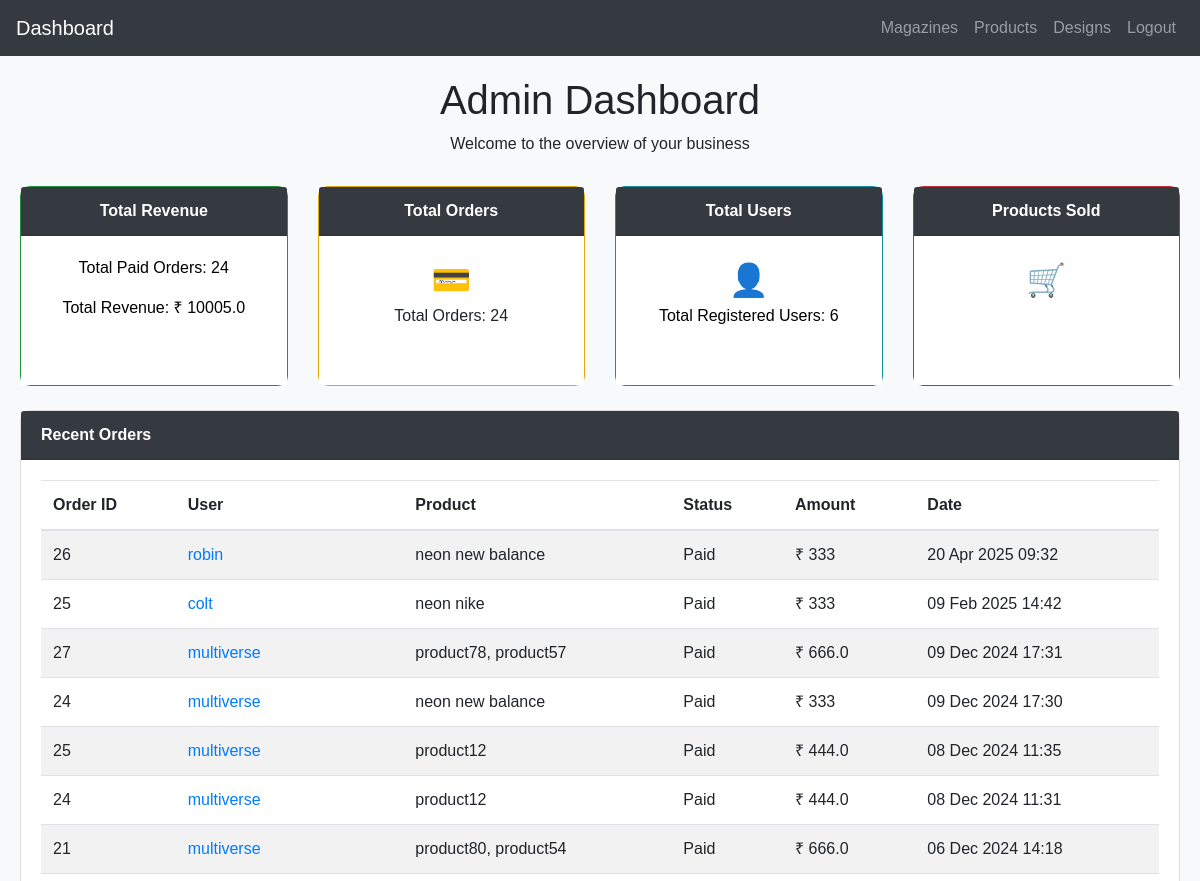
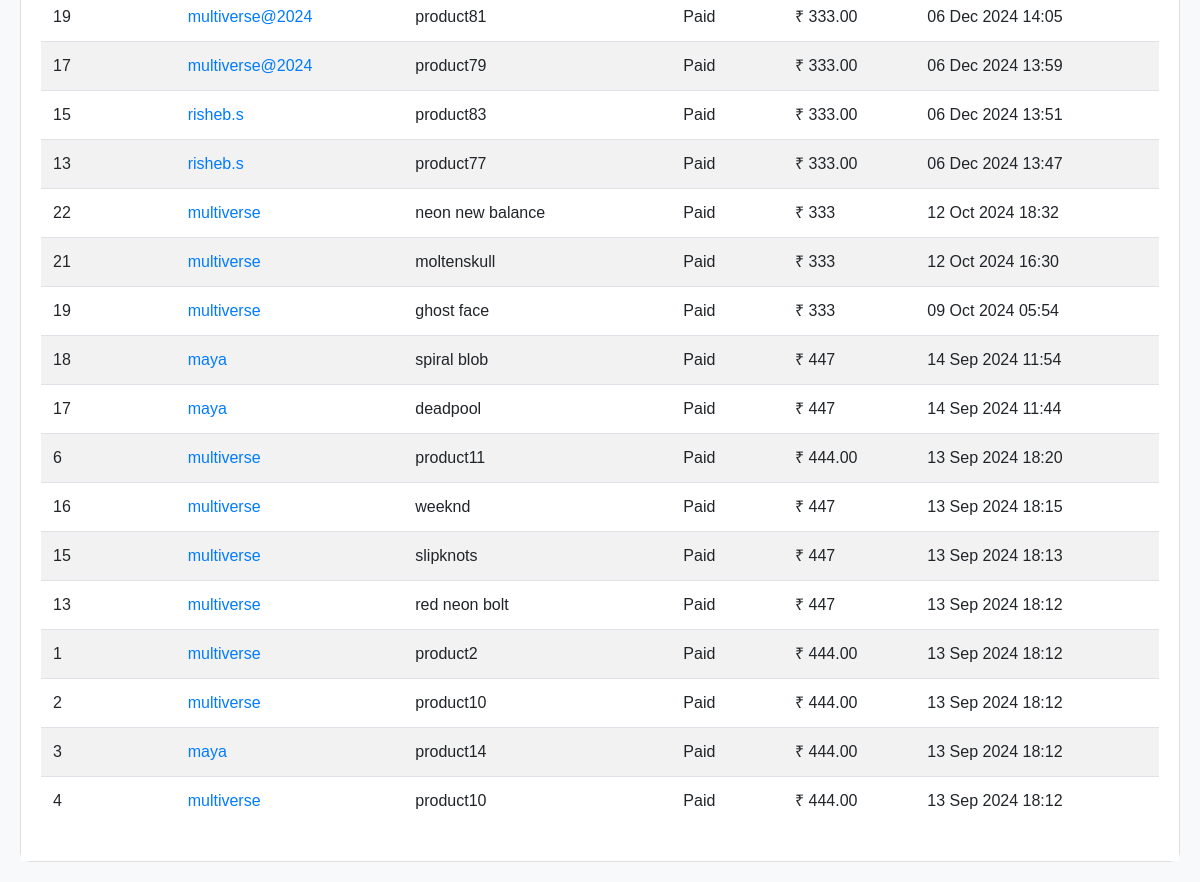
/dashboard/, run on the app's committed database (2 pictures, top to bottom).
### productapp/models.py (models this page shows, shortened)
class OrderDesign(models.Model):
     user=models.ForeignKey(User,on_delete=models.CASCADE)
     info=models.ForeignKey(UserProfile,on_delete=models.CASCADE)
     design_name = models.CharField(max_length=255)
     designcolor = models.CharField(max_length=225)
     designsize = models.CharField(max_length=225)
     amount = models.CharField(max_length=10)
     payment_id = models.CharField(max_length=100)
     paid = models.BooleanField(default=False)
     order_confirmed = models.BooleanField(default=True)
     shipped = models.BooleanField(default=False)
     delivered = models.BooleanField(default=False)
     created_at = models.DateTimeField(auto_now_add=True)

class OrderCart(models.Model):
     user=models.ForeignKey(User,on_delete=models.CASCADE)
     info=models.ForeignKey(UserProfile,on_delete=models.CASCADE)
     product_name = models.CharField(max_length=255)
     color = models.CharField(max_length=225)
     size = models.CharField(max_length=225)
     amount = models.CharField(max_length=10)
     payment_id = models.CharField(max_length=100)
     paid = models.BooleanField(default=False)
     order_confirmed = models.BooleanField(default=True)
     shipped = models.BooleanField(default=False)
     delivered = models.BooleanField(default=False)
     created_at = models.DateTimeField(auto_now_add=True)

### productapp/views.py (the view)
# urls.py: path('dashboard/', views.dashboard, name='dashboard'),
def dashboard(request):
    user_count = User.objects.count()
    cart_order_count = OrderCart.objects.filter(paid=True).count()
    design_order_count = OrderDesign.objects.filter(paid=True).count()
    total_orders = cart_order_count + design_order_count
    cart_orders = OrderCart.objects.filter(paid=True)
    design_orders = OrderDesign.objects.filter(paid=True)
    for order in cart_orders:
        order.order_type = "OrderCart"
    for order in design_orders:
        order.order_type = "OrderDesign"
    all_orders = sorted(
        chain(cart_orders, design_orders),
        key=lambda order: order.created_at,
        reverse=True
    )
    cart_revenue = (
        OrderCart.objects.filter(paid=True)
        .aggregate(total=Sum(F('amount'), output_field=FloatField()))['total'] or 0
    )
    design_revenue = (
        OrderDesign.objects.filter(paid=True)
        .aggregate(total=Sum(F('amount'), output_field=FloatField()))['total'] or 0
    )
    total_paid_orders = cart_order_count + design_order_count
    total_revenue = float(cart_revenue) + float(design_revenue)
    return render(request, 'dashboard.html', {
        'orders': all_orders,
        'user_count': user_count,
        'total_orders': total_orders,
        'total_paid_orders': total_paid_orders,
        'total_revenue': total_revenue
    })

### templates/dashboard.html (shortened to what this page needs)
<!DOCTYPE html>
<html lang="en">
<head>
    <link href="https://stackpath.bootstrapcdn.com/bootstrap/4.5.2/css/bootstrap.min.css" rel="stylesheet">
</head>
<body>
    <nav class="navbar navbar-expand-lg navbar-dark bg-dark">
        <a class="navbar-brand" href="#">Dashboard</a>
        <div class="collapse navbar-collapse" id="navbarNav">
          <ul class="navbar-nav ml-auto">
            <li class="nav-item">
              <a class="nav-link" href="#">Magazines</a>
            </li>
            <li class="nav-item">
              <a class="nav-link" href="{% url 'productapp:admin_shop_view' %}">Products</a>
            </li>
            <li class="nav-item">
              <a class="nav-link" href="{% url 'productapp:admin_product_view' %}">Designs</a>
            </li>
            <li class="nav-item">
              <a class="nav-link" href="#">Logout</a>
            </li>
          </ul>
        </div>
      </nav>
    <div class="container-fluid">
        <div class="dashboard-header">
            <h1>Admin Dashboard</h1>
            <p>Welcome to the overview of your business</p>
        </div>
        <div class="row">
            <div class="col-lg-3 col-md-6 mb-4">
                <div class="card revenue-card">
                    <div class="card-header text-center">Total Revenue</div>
                    <div class="card-body text-center">
                        <p>Total Paid Orders: {{ total_paid_orders }}</p>
                         <p>Total Revenue: ₹ {{ total_revenue }}</p>
                    </div>
                </div>
            </div>
            <div class="col-lg-3 col-md-6 mb-4">
                <div class="card orders-card">
                    <div class="card-header text-center">Total Orders</div>
                    <div class="card-body text-center">
                        <span class="stats-icon">&#128179;</span>
                        <p>Total Orders: {{ total_orders }}</p>
                    </div>
                </div>
            </div>
            <div class="col-lg-3 col-md-6 mb-4">
                <div class="card users-card">
                    <div class="card-header text-center">Total Users</div>
                    <div class="card-body text-center">
                        <span class="stats-icon">&#128100;</span>
                        <p>Total Registered Users: {{ user_count }}</p>
                    </div>
                </div>
            </div>
            <div class="col-lg-3 col-md-6 mb-4">
                <div class="card products-card">
                    <div class="card-header text-center">Products Sold</div>
                    <div class="card-body text-center">
                        <span class="stats-icon">&#128722;</span>
                        <h2>645</h2>
                    </div>
                </div>
            </div>
        </div>
        <div class="row">
            <div class="col-12">
                <div class="card">
                    <div class="card-header">Recent Orders</div>
                    <div class="card-body">
                        <table class="table table-striped table-responsive-md">
                            <thead>
                                <tr>
                                    <th>Order ID</th>
                                    <th>User</th>
                                    <th>Product</th>
                                    <th>Status</th>
                                    <th>Amount</th>
                                    <th>Date</th>
                                </tr>
                            </thead>
                            <tbody>
                                {% for order in orders %}
                                    <tr>
                                        <td>{{ order.id }}</td>
                                        <td>
                                            <a href="{% url 'productapp:admin_order_detail' order.id order.order_type %}">
                                            {{ order.user.username }}
                                         </a>
                                        </td>
                                        {% if order.product_name %}
                                            <td>{{ order.product_name }}</td>
                                        {% else %}
                                            <td>{{ order.design_name }}</td>
                                        {% endif %}
                                        <td>{{ order.paid|yesno:"Paid,Pending" }}</td>
                                        <td>₹ {{ order.amount }}</td>
                                        <td>{{ order.created_at|date:"d M Y H:i" }}</td>
                                    </tr>
                                {% empty %}
                                    <tr>
                                        <td colspan="6" class="text-center">No orders found.</td>
                                    </tr>
                                {% endfor %}
                            </tbody>
                        </table>
                    </div>
                </div>
            </div>
        </div>
    </div>
</body>
</html>

### templates/dashboard.html (style rules this page uses)
body { background-color: #f8f9fa; font-family: Arial, sans-serif; }
.container-fluid { padding: 20px; }
.dashboard-header { text-align: center; margin-bottom: 30px; }
.card { border-radius: 10px; }
.card-header { font-weight: bold; background-color: #343a40; color: white; border-radius: 10px 10px 0 0; }
.card-body { background-color: #ffffff; }
.stats-icon { font-size: 2rem; }
.revenue-card { background-color: #28a745; color: rgb(0, 0, 0); height:200px; }
.orders-card { background-color: #ffc107; height:200px; }
.users-card { background-color: #17a2b8; color: black; height:200px; }
.products-card { background-color: #dc3545; color: white; height:200px; }

### data on the page
OrderDesign: id "26", user.username "robin", design_name "neon new balance", paid "Paid", amount "333", created_at "20 Apr 2025 09:32"
OrderDesign: id "25", user.username "colt", design_name "neon nike", paid "Paid", amount "333", created_at "09 Feb 2025 14:42"
OrderCart: id "27", user.username "multiverse", product_name "product78, product57", paid "Paid", amount "666.0", created_at "09 Dec 2024 17:31"
OrderDesign: id "24", user.username "multiverse", design_name "neon new balance", paid "Paid", amount "333", created_at "09 Dec 2024 17:30"
OrderCart: id "25", user.username "multiverse", product_name "product12", paid "Paid", amount "444.0", created_at "08 Dec 2024 11:35"
OrderCart: id "24", user.username "multiverse", product_name "product12", paid "Paid", amount "444.0", created_at "08 Dec 2024 11:31"
OrderCart: id "21", user.username "multiverse", product_name "product80, product54", paid "Paid", amount "666.0", created_at "06 Dec 2024 14:18"
OrderCart: id "19", user.username "multiverse@2024", product_name "product81", paid "Paid", amount "333.00", created_at "06 Dec 2024 14:05"
OrderCart: id "17", user.username "multiverse@2024", product_name "product79", paid "Paid", amount "333.00", created_at "06 Dec 2024 13:59"
OrderCart: id "15", user.username "risheb.s", product_name "product83", paid "Paid", amount "333.00", created_at "06 Dec 2024 13:51"
OrderCart: id "13", user.username "risheb.s", product_name "product77", paid "Paid", amount "333.00", created_at "06 Dec 2024 13:47"
OrderDesign: id "22", user.username "multiverse", design_name "neon new balance", paid "Paid", amount "333", created_at "12 Oct 2024 18:32"
OrderDesign: id "21", user.username "multiverse", design_name "moltenskull", paid "Paid", amount "333", created_at "12 Oct 2024 16:30"
OrderDesign: id "19", user.username "multiverse", design_name "ghost face", paid "Paid", amount "333", created_at "09 Oct 2024 05:54"
OrderDesign: id "18", user.username "maya", design_name "spiral blob", paid "Paid", amount "447", created_at "14 Sep 2024 11:54"
OrderDesign: id "17", user.username "maya", design_name "deadpool", paid "Paid", amount "447", created_at "14 Sep 2024 11:44"
OrderCart: id "6", user.username "multiverse", product_name "product11", paid "Paid", amount "444.00", created_at "13 Sep 2024 18:20"
OrderDesign: id "16", user.username "multiverse", design_name "weeknd", paid "Paid", amount "447", created_at "13 Sep 2024 18:15"
OrderDesign: id "15", user.username "multiverse", design_name "slipknots", paid "Paid", amount "447", created_at "13 Sep 2024 18:13"
OrderDesign: id "13", user.username "multiverse", design_name "red neon bolt", paid "Paid", amount "447", created_at "13 Sep 2024 18:12"
OrderCart: id "1", user.username "multiverse", product_name "product2", paid "Paid", amount "444.00", created_at "13 Sep 2024 18:12"
OrderCart: id "2", user.username "multiverse", product_name "product10", paid "Paid", amount "444.00", created_at "13 Sep 2024 18:12"
OrderCart: id "3", user.username "maya", product_name "product14", paid "Paid", amount "444.00", created_at "13 Sep 2024 18:12"
OrderCart: id "4", user.username "multiverse", product_name "product10", paid "Paid", amount "444.00", created_at "13 Sep 2024 18:12"

### other printed values
{{ total_paid_orders }} "24"
{{ total_revenue }} "10005.0"
{{ total_orders }} "24"
{{ user_count }} "6"
